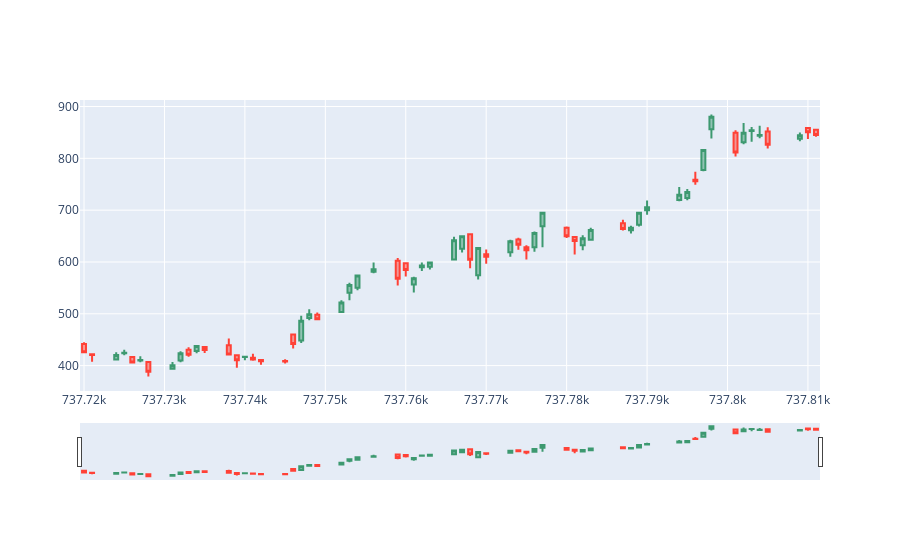

The notebook cell saved with this chart:
### Markdown cell above
## Plot with plotly

### Code cell
fig = go.Figure(data=[go.Candlestick(x=df['date'],
                open=df['open'],
                high=df['high'],
                low=df['low'],
                close=df['close'])])

fig.show()
